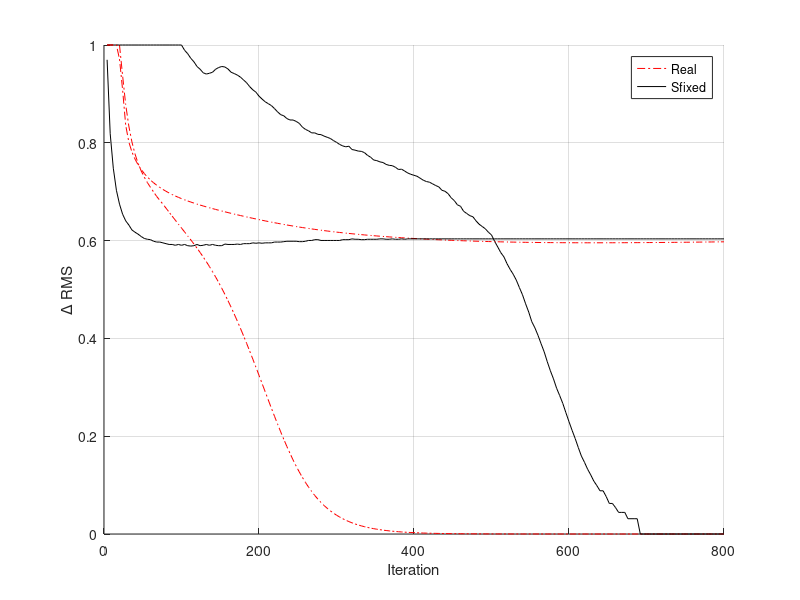

Write the MATLAB code that produced this figure.
%% Display results of Hardware-Simulation
close all;
clear all;

real_fixedeta = csvread('vhdl-real-fixedeta.csv');
real_rmseta = csvread('vhdl-real-rmseta.csv');
sfixed_fixedeta = csvread('vhdl-sfixed-fixedeta.csv');
sfixed_rmseta = csvread('vhdl-sfixed-rmseta.csv');

figure;
hold on;
grid on;
plot(real_fixedeta(:,1),real_fixedeta(:,2), 'r-.');
plot(sfixed_fixedeta(:,1),sfixed_fixedeta(:,2), 'black-');
plot(real_rmseta(:,1),real_rmseta(:,2), 'r-.');
plot(sfixed_rmseta(:,1),sfixed_rmseta(:,2), 'black-');
legend('Real', 'Sfixed');
xlabel('Iteration');
ylabel('\Delta RMS');